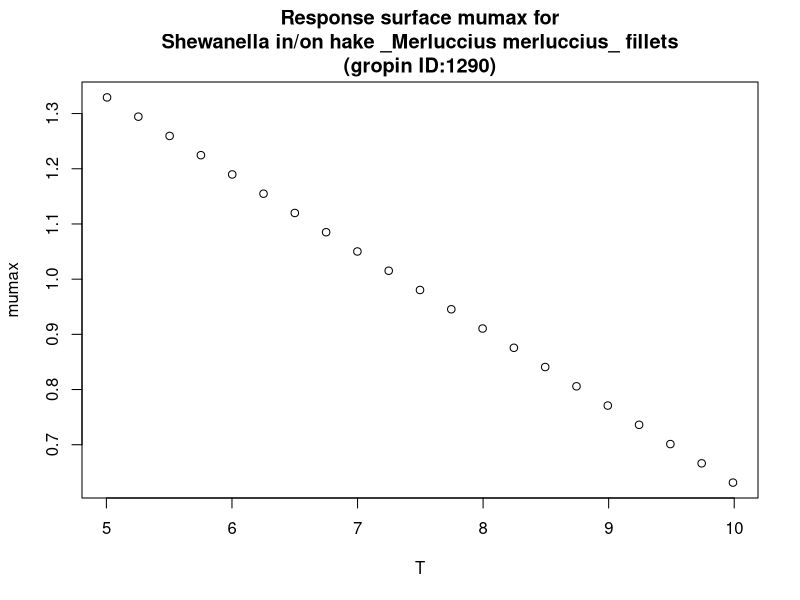

Here is the R script that generated this plot:
#############################
# start of Parameter script
#############################
T <- seq(5.005,9.99000999000999,length.out=21)
#############################
# end of Parameter script
#############################
############################# 
# start of Model script Gropin ID 1290 
#############################
 
# constant coefficients for this model
 
variables <- data.frame(T)
argumentsPar <- expand.grid(variables)
 
# heart of the model
response_surface <- function(T) {
   mumax <-(-0.14*T+2.03)

return(mumax=mumax)
} 

# output parameters
responseSurface <- cbind(argumentsPar,response_surface(argumentsPar['T']))
colnames(responseSurface) <- c(colnames(argumentsPar),'mumax')
#############################
# End of Model script
#############################
############################# 
# start of Visualisation script Gropin ID 1290 
#############################
plot(T,responseSurface$'mumax',xlab='T',
                          ylab='mumax',main='Response surface mumax for
Shewanella in/on hake _Merluccius merluccius_ fillets
(gropin ID:1290)')
#############################
# End of Visualisation script
#############################
